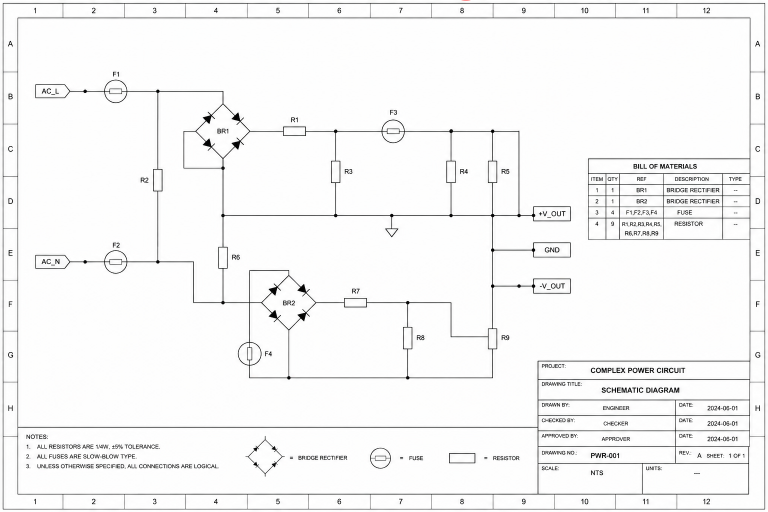
#> input picture examples/fuse_drawing.png, 1536 x 1024 px (shown at 1/2 size); the run also reads 4 pictures not shown here
$ python verify_examples.py
#> lines starting #> are read from the running program, lines starting #| are printed output that depends on the picture; after the words box and inside, x2 and y2 are one past the last pixel; in counts of white or black regions, pixels touching at a corner belong together
### src/detector.py
import cv2
import numpy as np
from src.utils import crop_margins, rotate_image, non_max_suppression

class PatternDetector:
    def __init__(self, tm_thresh=0.50, recall_thresh=0.70, rec_nodil_thresh=0.65, asymmetry_thresh=0.35, iou_threshold=0.3):
        """
        Initializes the zero-shot PatternDetector.
        Args:
            tm_thresh: Coarse template matching correlation threshold (default 0.50)
            recall_thresh: Recall threshold on dilated drawing lines (default 0.70)
            rec_nodil_thresh: Recall threshold on raw (undilated) drawing lines (default 0.65)
            asymmetry_thresh: Minimum score variance across angles to filter out symmetric shapes like connection dots (default 0.35)
            iou_threshold: Intersection over Union threshold for NMS (default 0.3)
        """
        self.tm_thresh = tm_thresh
        self.recall_thresh = recall_thresh
        self.rec_nodil_thresh = rec_nodil_thresh
        self.asymmetry_thresh = asymmetry_thresh
        self.iou_threshold = iou_threshold

    def remove_text_and_noise(self, inv_img, max_h=14, max_area=400):
        """
        Removes text character components based on height and area.
        Alphanumeric characters are typically short (height <= 14px) and have small areas.
        """
        num_labels, labels, stats, centroids = cv2.connectedComponentsWithStats(inv_img, connectivity=8)
        clean_img = inv_img.copy()
        for i in range(1, num_labels):
            h = stats[i, cv2.CC_STAT_HEIGHT]
            area = stats[i, cv2.CC_STAT_AREA]
            if h <= max_h and area <= max_area:
                clean_img[labels == i] = 0
        return clean_img

    def detect(self, drawing_img, template_img, scales=None, angles=None, binarize_thresh=240, remove_text=True):
        """
        Runs the zero-shot pattern detection pipeline.
        Args:
            drawing_img: Drawing image (BGR or grayscale)
            template_img: Query pattern symbol template (BGR or grayscale)
            scales: Optional list of scaling factors. If None, auto-generated based on template size.
            angles: Optional list of rotation angles. If None, defaults to [0, 45, 90, 135, 180, 225, 270, 315]
            binarize_thresh: Threshold for line extraction (default 240)
            remove_text: Whether to apply connected component text removal (default True)
        """
        # 1. Grayscale conversion
        if len(drawing_img.shape) == 3:
            drawing_gray = cv2.cvtColor(drawing_img, cv2.COLOR_BGR2GRAY)
        else:
            drawing_gray = drawing_img.copy()

        if len(template_img.shape) == 3:
            template_gray = cv2.cvtColor(template_img, cv2.COLOR_BGR2GRAY)
        else:
            template_gray = template_img.copy()

        # 2. Crop margins of the template to isolate the symbol
        template_cropped = crop_margins(template_gray, padding=2, thresh=binarize_thresh)

        # 3. Binarize & Invert
        _, drawing_inv = cv2.threshold(drawing_gray, binarize_thresh, 255, cv2.THRESH_BINARY_INV)
        _, template_inv = cv2.threshold(template_cropped, binarize_thresh, 255, cv2.THRESH_BINARY_INV)

        # 4. Text removal preprocessing
        if remove_text:
            drawing_inv_clean = self.remove_text_and_noise(drawing_inv)
        else:
            drawing_inv_clean = drawing_inv.copy()

        # 5. Dilation of drawing for recall tolerance
        kernel_cross = cv2.getStructuringElement(cv2.MORPH_CROSS, (3, 3))
        drawing_dil = cv2.dilate(drawing_inv_clean, kernel_cross)

        # Auto-compute scale range if not provided
        w_t, h_t = template_inv.shape[1], template_inv.shape[0]
        if scales is None:
            # General CAD drawing symbols are typically 20px to 100px in the drawing
            min_scale = max(0.02, 15.0 / max(w_t, h_t))
            max_scale = min(2.5, 120.0 / min(w_t, h_t))
            scales = np.arange(min_scale, max_scale + 0.01, 0.01)

        # Default angles to cover 8 orientations
        if angles is None:
            angles = [0, 45, 90, 135, 180, 225, 270, 315]

        raw_boxes = []
        raw_scores = []
        raw_scales = []
        raw_angles = []

        h_draw, w_draw = drawing_inv_clean.shape[:2]
        draw_blur = cv2.GaussianBlur(drawing_inv_clean, (3, 3), 0)

        # Grid search over scales and orientations
        for scale in scales:
            w_scaled = int(w_t * scale)
            h_scaled = int(h_t * scale)

            if w_scaled < 8 or h_scaled < 8 or w_scaled > w_draw or h_scaled > h_draw:
                continue

            template_scaled_raw = cv2.resize(template_inv, (w_scaled, h_scaled), interpolation=cv2.INTER_AREA)
            _, template_scaled = cv2.threshold(template_scaled_raw, 127, 255, cv2.THRESH_BINARY)

            # Precompile rotated templates for this scale
            rotated_templates = {}
            for angle in angles:
                template_rotated_raw = rotate_image(template_scaled, angle)
                _, template_rotated = cv2.threshold(template_rotated_raw, 127, 255, cv2.THRESH_BINARY)
                rotated_templates[angle] = template_rotated

            for angle in angles:
                template_rotated = rotated_templates[angle]
                h_temp, w_temp = template_rotated.shape[:2]
                if w_temp > w_draw or h_temp > h_draw:
                    continue

                temp_blur = cv2.GaussianBlur(template_rotated, (3, 3), 0)

                # Coarse Search (matchTemplate)
                res = cv2.matchTemplate(draw_blur, temp_blur, cv2.TM_CCOEFF_NORMED)
                loc = np.where(res >= self.tm_thresh)

                for y, x in zip(*loc):
                    d_crop = drawing_inv_clean[y:y+h_temp, x:x+w_temp]
                    d_crop_dil = drawing_dil[y:y+h_temp, x:x+w_temp]

                    if d_crop.shape[0] != h_temp or d_crop.shape[1] != w_temp:
                        continue

                    sum_t = np.sum(template_rotated > 0)
                    if sum_t == 0:
                        continue

                    # Calculate Recall metrics
                    rec_nodil = np.sum((template_rotated > 0) & (d_crop > 0)) / sum_t
                    rec_dil = np.sum((template_rotated > 0) & (d_crop_dil > 0)) / sum_t

                    # Hard recall thresholds
                    if rec_dil >= self.recall_thresh and rec_nodil >= self.rec_nodil_thresh:
                        # Asymmetry Filter: compute correlation across all rotations to identify and reject symmetric connection dots
                        if self.asymmetry_thresh > 0:
                            angle_scores = []
                            for a in angles:
                                t_rot = rotated_templates[a]
                                ht_rot, wt_rot = t_rot.shape[:2]

                                x_start = max(0, x - 2)
                                y_start = max(0, y - 2)
                                x_end = min(w_draw, x + wt_rot + 2)
                                y_end = min(h_draw, y + ht_rot + 2)

                                d_search = draw_blur[y_start:y_end, x_start:x_end]
                                if d_search.shape[0] < ht_rot or d_search.shape[1] < wt_rot:
                                    angle_scores.append(0.0)
                                    continue

                                t_blur_rot = cv2.GaussianBlur(t_rot, (3, 3), 0)
                                r_rot = cv2.matchTemplate(d_search, t_blur_rot, cv2.TM_CCOEFF_NORMED)
                                angle_scores.append(np.max(r_rot))

                            max_s = max(angle_scores)
                            min_s = min(angle_scores)
                            asymmetry = max_s - min_s

                            if asymmetry < self.asymmetry_thresh:
                                continue # Reject symmetric shape (connection dot)

                        # Store detections
                        combined_score = float(res[y, x]) * 0.5 + rec_dil * 0.5
                        box = [x, y, x + w_temp, y + h_temp]
                        raw_boxes.append(box)
                        raw_scores.append(combined_score)
                        raw_scales.append(scale)
                        raw_angles.append(angle)

        # Non-Maximum Suppression to group overlapping bounding boxes
        keep_indices = non_max_suppression(raw_boxes, raw_scores, self.iou_threshold)
        detections = []
        for idx in keep_indices:
            detections.append({
                'box': raw_boxes[idx],
                'score': raw_scores[idx],
                'scale': raw_scales[idx],
                'angle': raw_angles[idx]
            })

        return detections

### src/utils.py
import cv2
import numpy as np

def crop_margins(img, padding=2, thresh=240):
    """
    Crops white margins around a black-on-white symbol.
    Inverts the image to find the bounding box of foreground (black) pixels.
    """
    if len(img.shape) == 3:
        gray = cv2.cvtColor(img, cv2.COLOR_BGR2GRAY)
    else:
        gray = img.copy()

    # Invert so background is black and drawing lines are white
    _, thresh_img = cv2.threshold(gray, thresh, 255, cv2.THRESH_BINARY_INV)

    # Find non-zero coordinates
    coords = cv2.findNonZero(thresh_img)
    if coords is None:
        return img # Return original if blank

    x, y, w, h = cv2.boundingRect(coords)

    # Add a tiny padding if possible
    h_img, w_img = img.shape[:2]
    x_start = max(0, x - padding)
    y_start = max(0, y - padding)
    x_end = min(w_img, x + w + padding)
    y_end = min(h_img, y + h + padding)

    return img[y_start:y_end, x_start:x_end]

def rotate_image(image, angle):
    """
    Rotates an image by a given angle (in degrees) without cropping the corners.
    Fills the background with black (0).
    """
    (h, w) = image.shape[:2]
    (cX, cY) = (w // 2, h // 2)

    # Get rotation matrix (invoking cv2.getRotationMatrix2D)
    M = cv2.getRotationMatrix2D((cX, cY), angle, 1.0)

    # Calculate new width and height to prevent cropping
    cos = np.abs(M[0, 0])
    sin = np.abs(M[0, 1])
    nW = int((h * sin) + (w * cos))
    nH = int((h * cos) + (w * sin))

    # Adjust the translation component of the matrix
    M[0, 2] += (nW / 2) - cX
    M[1, 2] += (nH / 2) - cY

    # Perform the rotation
    return cv2.warpAffine(image, M, (nW, nH), borderMode=cv2.BORDER_CONSTANT, borderValue=0)

def non_max_suppression(boxes, scores, iou_threshold=0.3):
    """
    Applies Non-Maximum Suppression (NMS) to eliminate overlapping redundant bounding boxes.
    Args:
        boxes: List or array of [xmin, ymin, xmax, ymax]
        scores: List or array of scores for each box
        iou_threshold: Intersection over Union threshold for overlapping boxes
    Returns:
        indices: Indices of the boxes that are kept
    """
    if len(boxes) == 0:
        return []

    boxes = np.array(boxes, dtype=float)
    scores = np.array(scores, dtype=float)

    # Coordinates
    x1 = boxes[:, 0]
    y1 = boxes[:, 1]
    x2 = boxes[:, 2]
    y2 = boxes[:, 3]

    # Calculate areas
    areas = (x2 - x1) * (y2 - y1)

    # Sort indices by score descending
    order = scores.argsort()[::-1]

    keep = []
    while order.size > 0:
        i = order[0]
        keep.append(i)

        if order.size == 1:
            break

        # Get intersection coordinates
        xx1 = np.maximum(x1[i], x1[order[1:]])
        yy1 = np.maximum(y1[i], y1[order[1:]])
        xx2 = np.minimum(x2[i], x2[order[1:]])
        yy2 = np.minimum(y2[i], y2[order[1:]])

        # Intersection width and height
        w = np.maximum(0.0, xx2 - xx1)
        h = np.maximum(0.0, yy2 - yy1)
        inter = w * h

        # Calculate IoU
        iou = inter / (areas[i] + areas[order[1:]] - inter)

        # Keep boxes with IoU less than threshold
        inds = np.where(iou <= iou_threshold)[0]
        order = order[inds + 1]

    return keep

def visualize_results(drawing, detections, border_color=(0, 230, 0), thickness=2):
    """
    Draws bounding boxes and confidence scores onto the drawing image.
    detections: list of dicts with keys: 'box' (xmin, ymin, xmax, ymax), 'score', 'angle', 'scale'
    """
    output = drawing.copy()

    # Draw translucent fill overlay first
    overlay = output.copy()
    for det in detections:
        x1, y1, x2, y2 = det['box']
        cv2.rectangle(overlay, (x1, y1), (x2, y2), border_color, -1)

    # Blend overlay with original for a sleek glassmorphic effect
    alpha = 0.15
    cv2.addWeighted(overlay, alpha, output, 1 - alpha, 0, output)

    # Draw borders and labels
    for det in detections:
        x1, y1, x2, y2 = det['box']
        score = det['score']
        angle = det['angle']

        # Bounding box border
        cv2.rectangle(output, (x1, y1), (x2, y2), border_color, thickness)

        # Sleek text label
        label = f"{score:.2f} ({angle}deg)"
        font = cv2.FONT_HERSHEY_SIMPLEX
        font_scale = 0.4
        font_thick = 1

        # Draw background label box
        (label_w, label_h), baseline = cv2.getTextSize(label, font, font_scale, font_thick)
        y_text = max(y1, label_h + 5)
        cv2.rectangle(output, (x1, y_text - label_h - 4), (x1 + label_w + 4, y_text + baseline - 2), border_color, -1)

        # Write text in contrast color (white or black depending on border_color brightness)
        # Assuming border_color is bright green, black text (0,0,0) is very readable
        cv2.putText(output, label, (x1 + 2, y_text - 2), font, font_scale, (0, 0, 0), font_thick, cv2.LINE_AA)

    return output

### verify_examples.py
import cv2
import numpy as np
import time
import os
import sys

# Add src to python path
sys.path.append(os.path.join(os.path.dirname(__file__), 'src'))

from src.detector import PatternDetector
from src.utils import visualize_results

def cv2_imread_unicode(path):
    # Safe read of unicode path on Windows
    return cv2.imdecode(np.fromfile(path, dtype=np.uint8), cv2.IMREAD_COLOR)

def cv2_imwrite_unicode(path, img):
    ext = os.path.splitext(path)[1]
    ret, buf = cv2.imencode(ext, img)
    if ret:
        buf.tofile(path)
        return True
    return False

def run_test_case(name, drawing_path, template_path, scales, angles, detector_params, score_thresh=0.0):
    print(f"\n=================== RUNNING TEST CASE: {name} ===================")
    drawing = cv2_imread_unicode(drawing_path)
#> in cv2_imread_unicode, returned value is the input picture: shape (1024, 1536, 3); mean B, G, R 245.8, 245.9, 245.9
    template = cv2_imread_unicode(template_path)
#> call 2 of cv2_imread_unicode, with path = 'examples/fuse_pattern.png'
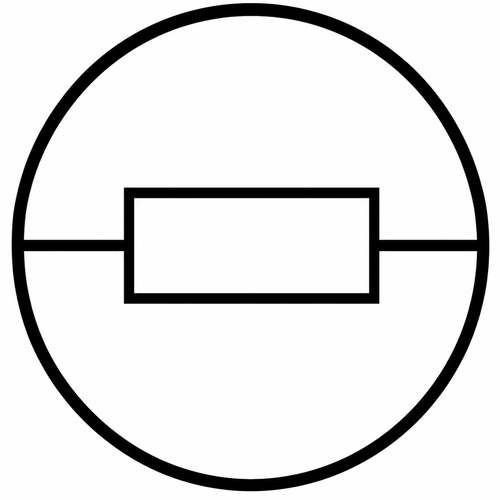
#> input picture examples/fuse_pattern.png, 500 x 500 px
#> in cv2_imread_unicode, returned value is the input picture: shape (500, 500, 3); mean B, G, R 225.6, 225.5, 225.7

    if drawing is None or template is None:
        print(f"Error loading files. Check paths.")
        return

    detector = PatternDetector(**detector_params)

    start_time = time.time()
    detections = detector.detect(
        drawing,
        template,
        scales=scales,
        angles=angles,
        binarize_thresh=240,
        remove_text=True
    )
#> in crop_margins, `_, thresh_img = cv2.threshold(gray, thresh, 255, cv2.THRESH_BINARY_INV)`:
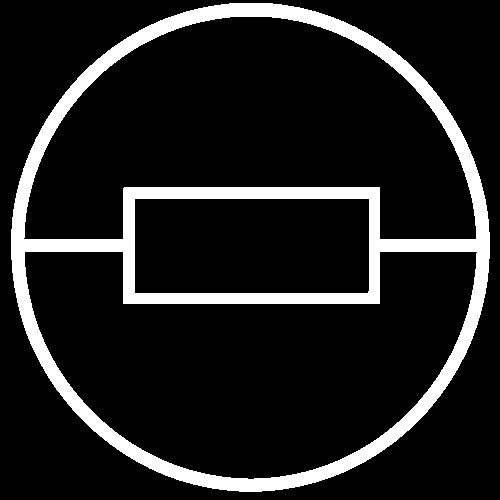
#> thresh_img: shape (500, 500); 12.3% white; 1 white region, box (x1, y1, x2, y2) and area: (11, 3, 490, 492) 30665
#> in crop_margins, `coords = cv2.findNonZero(thresh_img)`: coords = contour of 30665 points, box (x1, y1, x2, y2) (11, 3, 490, 492), area 2504
#> in crop_margins, `x, y, w, h = cv2.boundingRect(coords)`: x = 11; y = 3; w = 479; h = 489
#> in crop_margins, `x_start = max(0, x - padding)`: x_start = 9
#> in crop_margins, `y_start = max(0, y - padding)`: y_start = 1
#> in crop_margins, `x_end = min(w_img, x + w + padding)`: x_end = 492
#> in crop_margins, `y_end = min(h_img, y + h + padding)`: y_end = 494
#> in crop_margins, `return img[y_start:y_end, x_start:x_end]`:
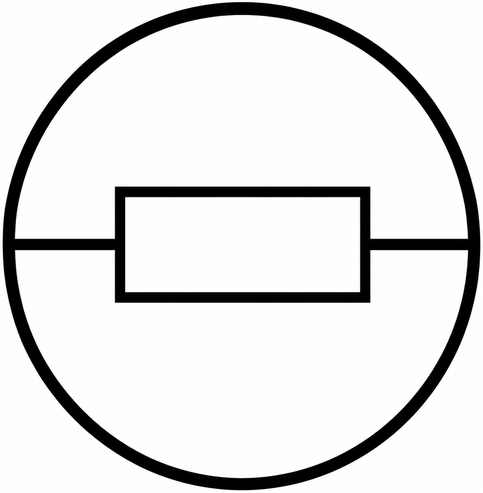
#> returned value: shape (493, 483); min 0, max 255, mean 224.1
#> in remove_text_and_noise, `num_labels, labels, stats, centroids = cv2.connectedComponentsWithStat..`:
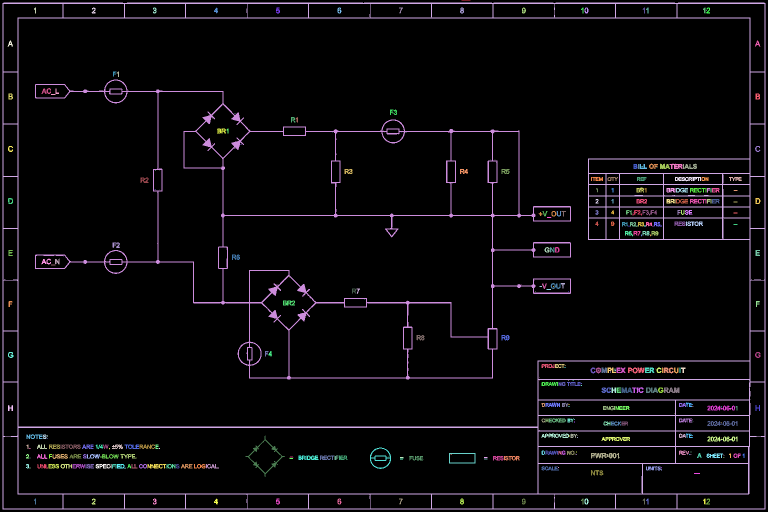
#> labels: shape (1024, 1536) int32 (shown at 1/2 size); 353 distinct labels, from 0 to 352; one colour per label, 0 black
#> in remove_text_and_noise, `num_labels, labels, stats, centroids = cv2.connectedComponentsWithStat..`: num_labels = 353; stats = 353 rows, first 6: [0, 0, 1536, 1024, 1487557], [923, 0, 18, 1, 18], [5, 5, 1526, 1014, 39270], [68, 15, 4, 12, 30], [183, 15, 8, 12, 55], [306, 15, 7, 12, 54]; centroids = 353 pairs, first value 19.46 to 1515.5, second value 0 to 1002.9
#> the loop in remove_text_and_noise, `for i in range(1, num_labels):` made 352 passes
#> (h, area) on passes 2 to 4: (1014, 39270), (12, 30), (12, 55)
#> after the loop in remove_text_and_noise, `for i in range(1, num_labels):`:
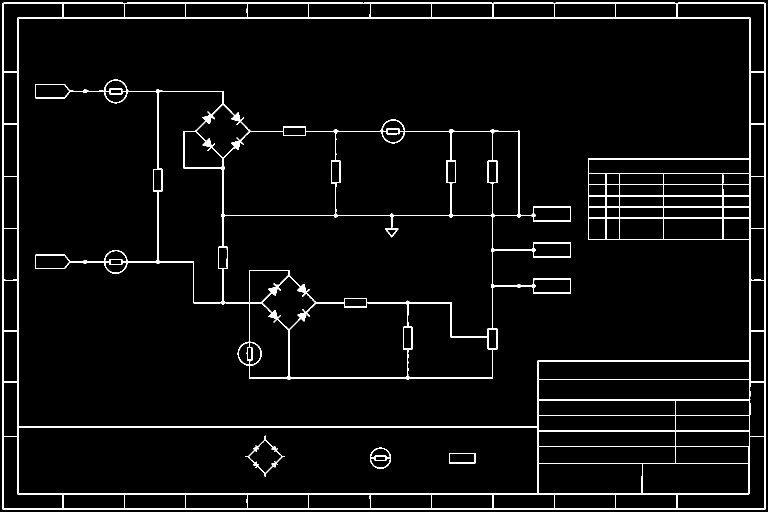
#> clean_img: shape (1024, 1536) (shown at 1/2 size); 3.9% white in thin lines or dots
#> the loop in detect, `for scale in scales:` made 4 passes
#> w_scaled on passes 2 to 4: 43, 48, 53
#> pass 1, in detect, `_, template_scaled = cv2.threshold(template_scaled_raw, 127, 255, cv2...`:
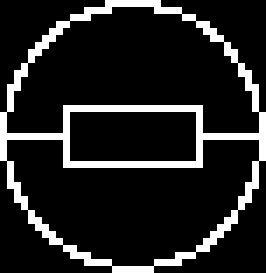
#> template_scaled: shape (39, 38) (shown 7 times larger); 13.8% white in thin lines or dots
#> after the loop in detect, `for scale in scales:`:
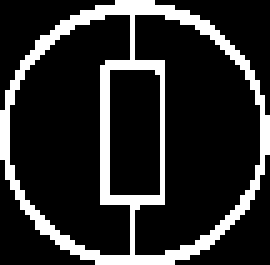
#> template_rotated: shape (53, 54) (shown 5 times larger); 17.3% white in thin lines or dots
#> (the rest of the program and of its run is left out)
